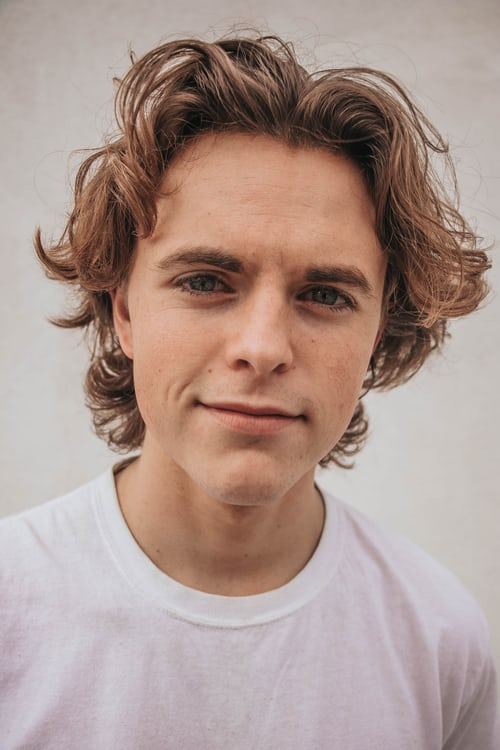
#> input picture face.jpg, 500 x 750 px
$ python facedetection.py
#> lines starting #> are read from the running program, lines starting #| are printed output that depends on the picture; after the words box and inside, x2 and y2 are one past the last pixel; in counts of white or black regions, pixels touching at a corner belong together
import cv2
#قمنا با استدعاء مكتبة cv2

# Load the cascade
face_cascade = cv2.CascadeClassifier('haarcascade_frontalface_default.xml')

# Read the input image
img = cv2.imread('face.jpg')
#> img is the input picture: shape (750, 500, 3); mean B, G, R 143.1, 150.7, 172.8
#استخدمت صوره لرجل من الموقع مفتوح المصدر unsplash

# Convert into grayscale
gray = cv2.cvtColor(img, cv2.COLOR_BGR2GRAY)
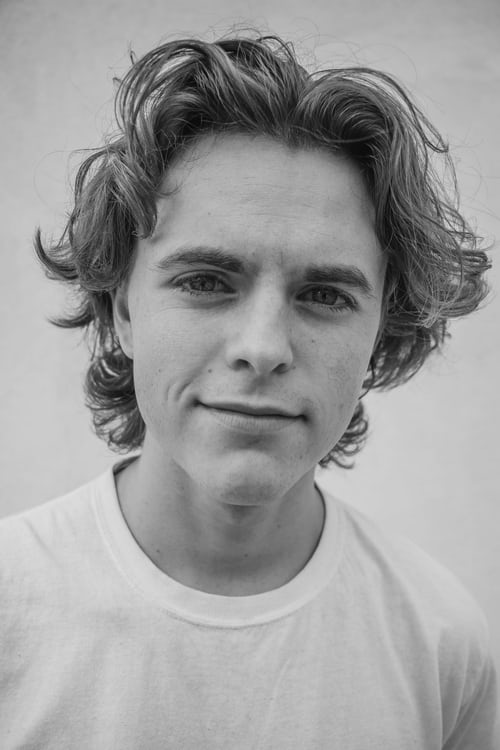
#> gray: shape (750, 500); min 3, max 224, mean 156.5

# Detect faces
faces = face_cascade.detectMultiScale(gray, 1.1, 4)
#> faces = [[87, 153, 354, 354]]
# التعرف على الوجه
# Draw rectangle around the faces
for (x, y, w, h) in faces:
    cv2.rectangle(img, (x, y), (x + w, y + h), (255, 0, 0), 2)
#> this loop made 1 pass
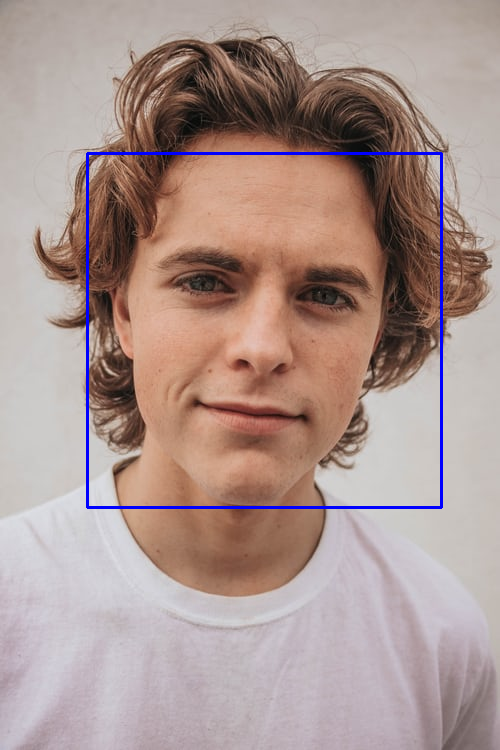
#> img: shape (750, 500, 3); 1.13% of pixels changed, all inside (x1, y1, x2, y2) = (86, 152, 443, 509)
#هنا حددنا متغيرات لنتمكن من التقاط صوره كامله للتعرف على الوجه
# Display the output
cv2.imshow('img', img)
cv2.waitKey()
#تم قراءة الصوره والتعرف عليها

$ run again, with تطبيق صوره للتعرف على الوجهه.jpeg copied over face.jpg
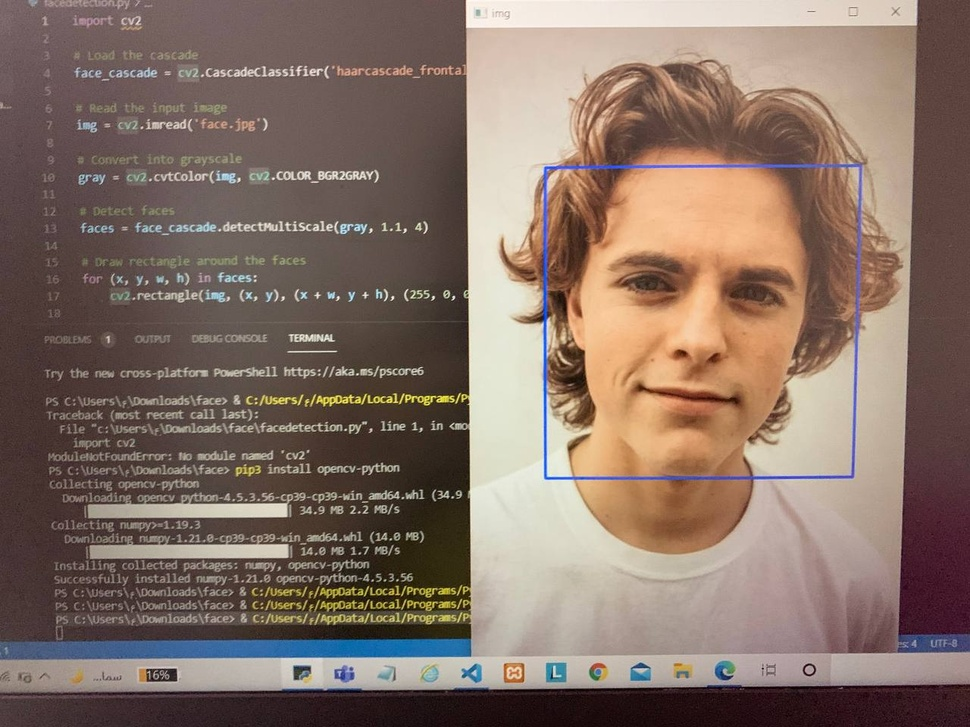
#> input picture تطبيق صوره للتعرف على الوجهه.jpeg, 970 x 727 px, shrunk from 1280 x 960 before the run
#> img is the input picture: shape (727, 970, 3); mean B, G, R 102.5, 113.3, 133.2
#> `gray = cv2.cvtColor(img, cv2.COLOR_BGR2GRAY)`:
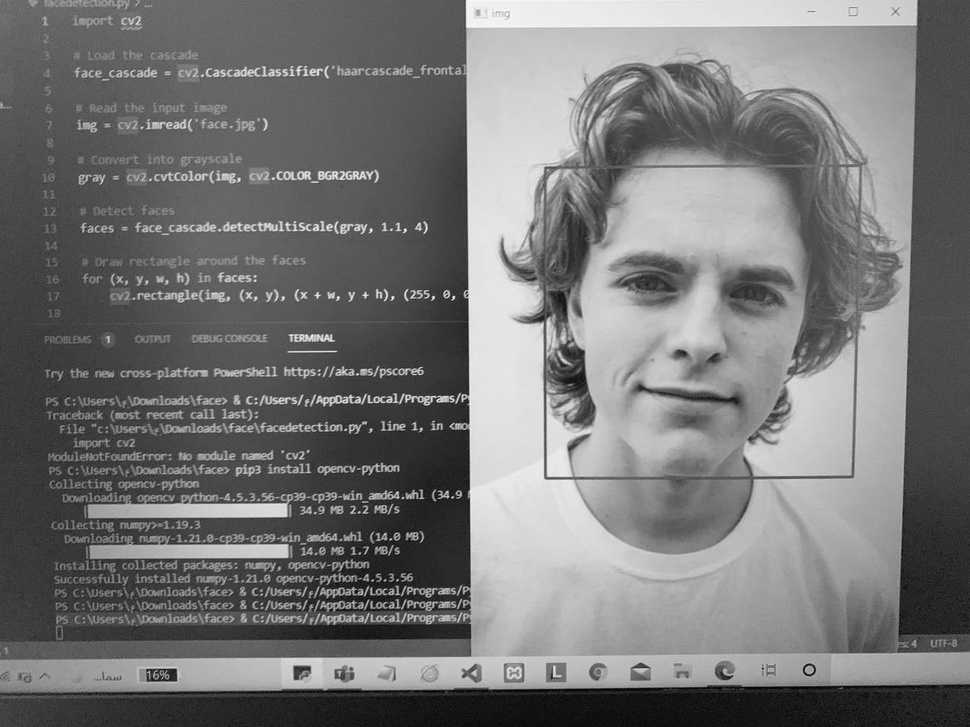
#> gray: shape (727, 970); min 2, max 250, mean 118
#> faces = [[550, 172, 304, 304]]
#> the loop `for (x, y, w, h) in faces:` made 1 pass
#> after the loop `for (x, y, w, h) in faces:`:
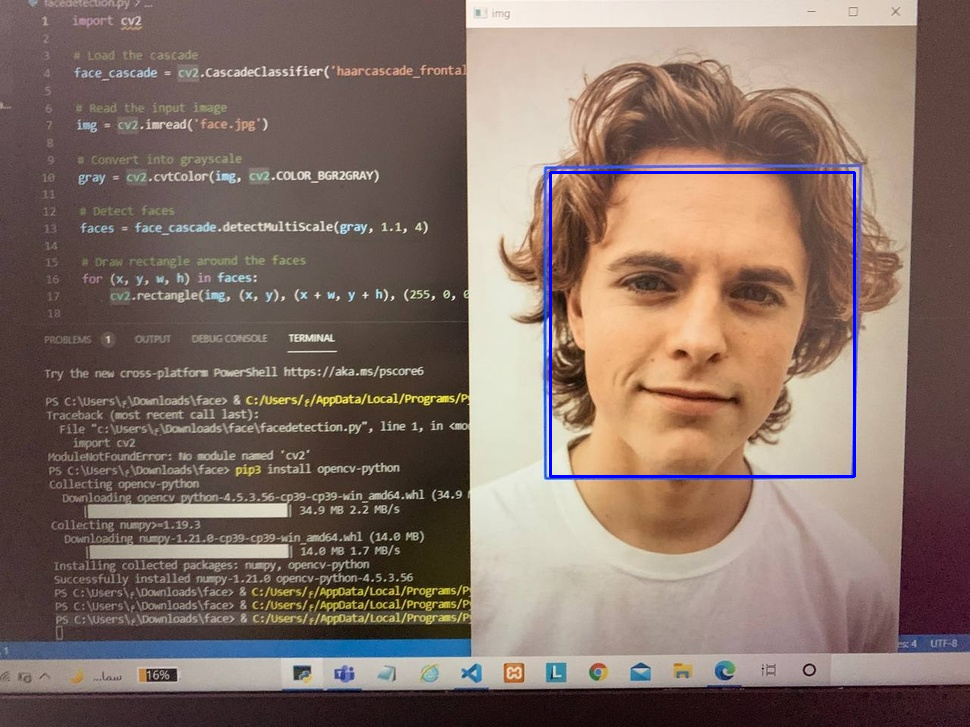
#> img: shape (727, 970, 3); 0.52% of pixels changed, all inside (x1, y1, x2, y2) = (549, 171, 856, 478)
